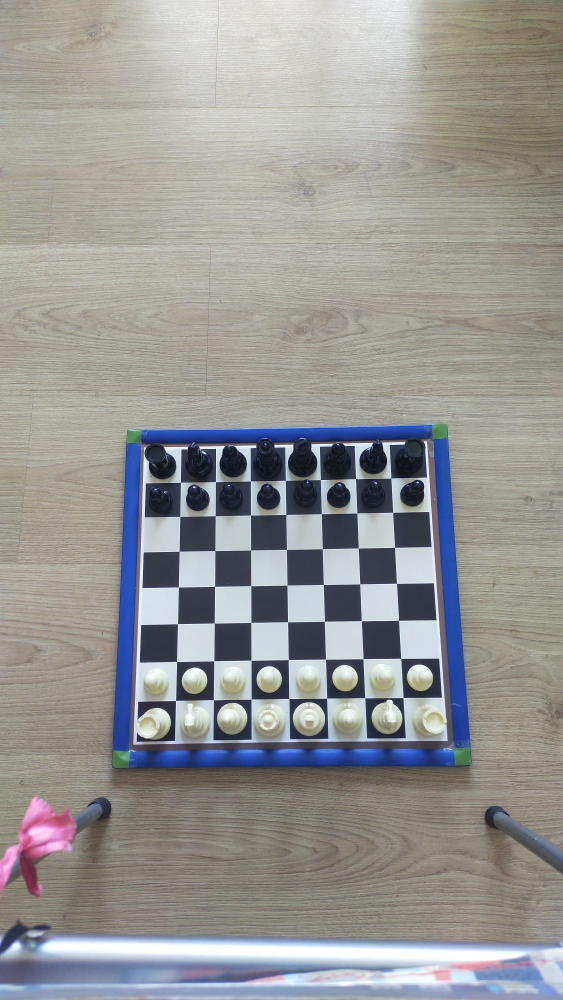
#> input picture VC/img/board1.jpeg, 1126 x 2000 px (shown at 1/2 size)
$ python -i crop_board.py   (imports and definitions only)
#> lines starting #> are read from the running program, lines starting #| are printed output that depends on the picture; after the words box and inside, x2 and y2 are one past the last pixel; in counts of white or black regions, pixels touching at a corner belong together
import cv2
import numpy as np
import matplotlib.pyplot as plt

# =============================================================================
# CONFIGURACIÓN
# =============================================================================

IMG_NAME = "img/board1.jpeg"  # Nombre de la imagen a procesar
GREEN_CORNERS_HSV = [[[35, 50, 50], [85, 255, 255]]]  # Rangos de color verde
MIN_CONTOUR_AREA = 0  # Área mínima para detección de esquinas
DEBUG_MODE = False  # Activar para mostrar imágenes de debug
MASK = GREEN_CORNERS_HSV

# =============================================================================
# FUNCIONES DE PROCESAMIENTO
# =============================================================================


def preprocess_image(img):
    """Aplica preprocesamiento a la imagen"""
    blurred = cv2.GaussianBlur(img, (7, 7), 0)
    hsv = cv2.cvtColor(blurred, cv2.COLOR_BGR2HSV)
    return hsv


def create_mask(hsv_img):
    """Crea máscara para detectar colores verdes"""
    lower_green = np.array(MASK[0][0])
    upper_green = np.array(MASK[0][1])

    mask = cv2.inRange(hsv_img, lower_green, upper_green)

    kernel = cv2.getStructuringElement(cv2.MORPH_ELLIPSE, (25,25))
    closed_mask = cv2.morphologyEx(mask, cv2.MORPH_CLOSE, kernel)
    final_mask = cv2.morphologyEx(closed_mask, cv2.MORPH_OPEN, kernel)

    return final_mask


def find_corners(img, mask):
    """Encuentra las esquinas verdes en la imagen"""
    contours, _ = cv2.findContours(mask, cv2.RETR_EXTERNAL, cv2.CHAIN_APPROX_SIMPLE)
    corners = []

    for cnt in contours:
        area = cv2.contourArea(cnt)
        if area > MIN_CONTOUR_AREA:
            perimeter = cv2.arcLength(cnt, True)
            circularity = 4 * np.pi * area / (perimeter**2) if perimeter > 0 else 0

            if circularity > 0.65:
                M = cv2.moments(cnt)
                if M["m00"] != 0:
                    cX = int(M["m10"] / M["m00"])
                    cY = int(M["m01"] / M["m00"])
                    corners.append([cX, cY])

    return np.array(corners, dtype=np.float32)


def order_corners(corners):
    """Ordena las esquinas en sentido horario"""
    if len(corners) < 4:
        return None

    center = np.mean(corners, axis=0)
    ordered = sorted(corners,
                   key=lambda p: (np.arctan2(p[1]-center[1], p[0]-center[0]) + 2*np.pi) % (2*np.pi))
    return np.array(ordered[:4], dtype=np.float32)


def transform_board(img, corners):
    """Aplica transformación de perspectiva al tablero"""
    side = max(img.shape[:2])
    dst_pts = np.array([[0,0], [side,0], [side,side], [0,side]], dtype=np.float32)
    M = cv2.getPerspectiveTransform(corners, dst_pts)
    warped = cv2.warpPerspective(img, M, (side, side))
    return warped


def crop_board(warped_img, margin_pct=0.05):
    """
    Recorta el área del tablero usando un margen porcentual igual en todos los bordes.
    :param warped_img: Imagen a recortar (numpy array)
    :param margin_pct: Margen a recortar en cada borde (porcentaje, por ejemplo 0.1 para 10%)
    :return: Imagen recortada
    """
    h, w = warped_img.shape[:2]

    # Calcula los píxeles a recortar según el porcentaje
    margin_y = int(h * margin_pct)
    margin_x = int(w * margin_pct)

    # Calcula los límites asegurando que no se salga de la imagen
    y1 = margin_y
    y2 = h - margin_y
    x1 = margin_x
    x2 = w - margin_x

    # Recorta la imagen
    return warped_img[y1:y2, x1:x2]


def divide_board(board_img):
    """Divide el tablero en casillas individuales"""
    h, w = board_img.shape[:2]
    cell_size = h // 8
    cells = []
    board_with_grid = board_img.copy()

    for row in range(8):
        for col in range(8):
            y1 = row * cell_size
            y2 = (row + 1) * cell_size
            x1 = col * cell_size
            x2 = (col + 1) * cell_size

            cv2.rectangle(board_with_grid, (x1, y1), (x2, y2), (0, 255, 0), 3)
            cell = board_img[y1:y2, x1:x2]
            cells.append(cell)

    return board_with_grid, cells


def crop_and_divide_board(img, margin_pct=0.08, debug=False):
    """
    Detecta el tablero, corrige perspectiva, recorta y divide en 64 casillas.
    :param img: Imagen de entrada (numpy array, BGR)
    :param margin_pct: Porcentaje de recorte en cada borde (ej: 0.08 para 8%)
    :param debug: Si True, muestra la primera casilla extraída
    :return: Lista de 64 imágenes (casillas)
    """
    hsv_img = preprocess_image(img)
    mask = create_mask(hsv_img)
    corners = find_corners(img, mask)
    ordered_corners = order_corners(corners)

    if ordered_corners is None:
        raise ValueError("No se detectaron suficientes esquinas verdes (se necesitan 4)")

    warped = transform_board(img, ordered_corners)
    board = crop_board(warped, margin_pct)
    _, cells = divide_board(board)

    if debug:
        plt.imshow(cv2.cvtColor(cells[0], cv2.COLOR_BGR2RGB))
        plt.title('Casilla 0')
        plt.axis('off')
        plt.show()

    return cells

# =============================================================================
# EJECUCIÓN PRINCIPAL
# =============================================================================


# Cargar imagen
# [75 lines not run here, left out]

>>> import cv2
>>> picture = cv2.imread('img/board1.jpeg')
#> picture is the input picture: shape (2000, 1126, 3); mean B, G, R 148.9, 150.8, 151.1
>>> result = crop_and_divide_board(picture)
#> in create_mask, `mask = cv2.inRange(hsv_img, lower_green, upper_green)`:
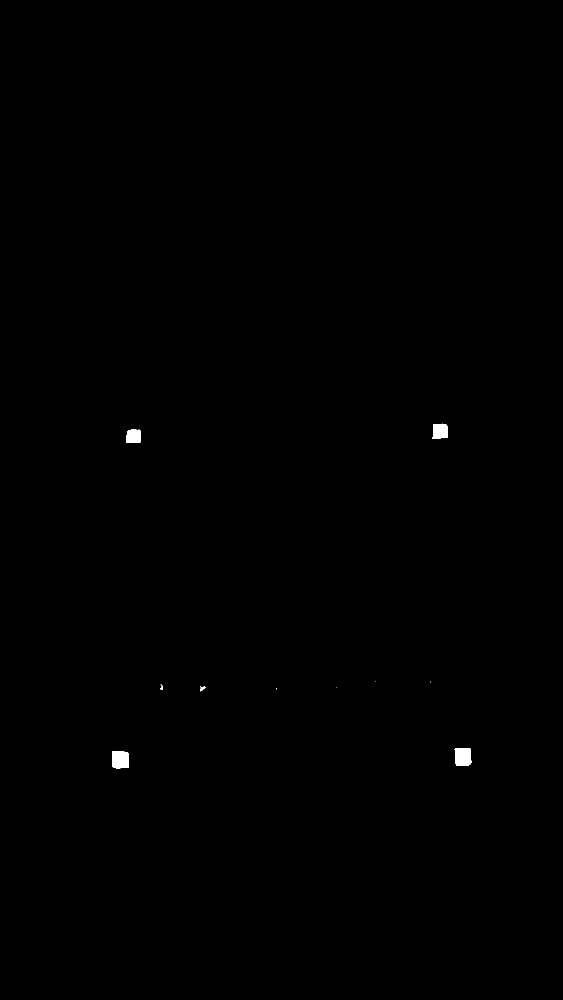
#> mask: shape (2000, 1126) (shown at 1/2 size); 0.17% white; 10 white regions (4 under 20 px), largest, box (x1, y1, x2, y2) and area: (224, 1502, 257, 1537) 1074, (909, 1497, 943, 1532) 1072, (865, 847, 896, 878) 850, (253, 859, 281, 886) 722, (400, 1372, 411, 1383) 55, (321, 1369, 326, 1380) 29
#> in find_corners, `contours, _ = cv2.findContours(mask, cv2.RETR_EXTERNAL, cv2.CHAIN_APPR..`: contours = 4 contours; box (x1, y1, x2, y2) and area: (224, 1503, 257, 1537) 891, (910, 1497, 942, 1531) 874, (866, 848, 896, 877) 660, (253, 859, 281, 886) 558
#> the loop in find_corners, `for cnt in contours:` made 4 passes
#> (area, perimeter, circularity, cX, cY) on passes 1 to 4: (891, 112.4, 0.886, 240, 1519), (874.5, 111, 0.892, 925, 1513), (557.5, 89.01, 0.884, 266, 872), (660, 96.43, 0.892, 880, 861)
#> after the loop in find_corners, `for cnt in contours:`: corners = [[240, 1519], [925, 1513], [266, 872], [880, 861]]
#> in order_corners, `center = np.mean(corners, axis=0)`: center = [577.8, 1191.2]
#> in order_corners, `ordered = sorted(corners, key=lambda p: (np.arctan2(p[1]-center[1], p[..`: ordered = [[925, 1513], [240, 1519], [266, 872], [880, 861]]
#> in transform_board, `M = cv2.getPerspectiveTransform(corners, dst_pts)`: M = [[-3.87, 0.267, 3178.5], [-0.0322, -3.68, 5600.4], [2.07e-05, 0.000212, 1]]
#> in transform_board, `warped = cv2.warpPerspective(img, M, (side, side))`:
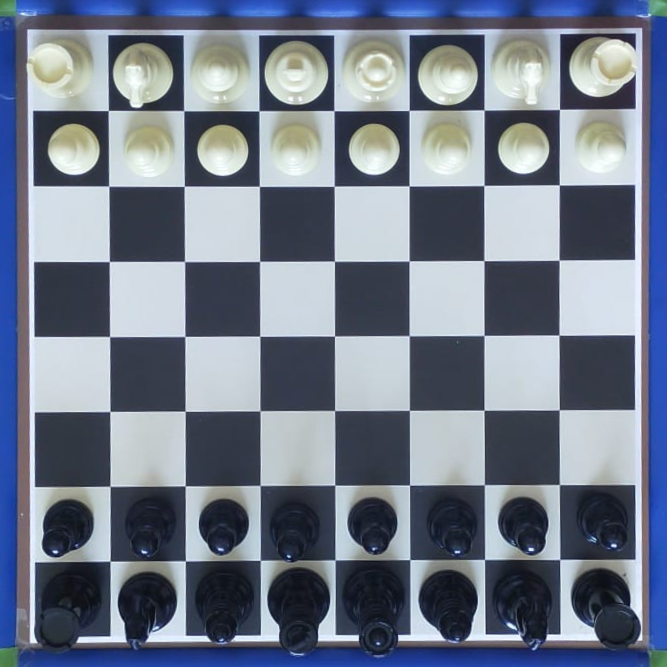
#> warped: shape (2000, 2000, 3) (shown at 1/3 size); mean B, G, R 138.7, 122.7, 113.6
#> in crop_board, `return warped_img[y1:y2, x1:x2]`:
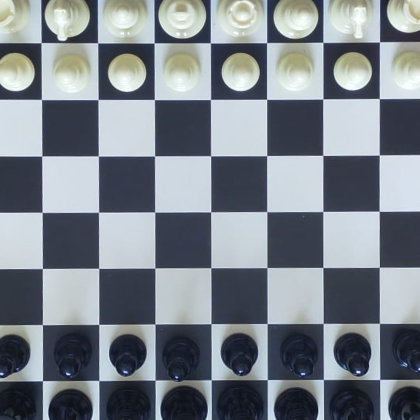
#> returned value: shape (1680, 1680, 3) (shown at 1/4 size); mean of channels 0, 1, 2 138.1, 130.5, 123.3; drawn as B, G, R
#> after the loop in divide_board, `for row in range(8):`:
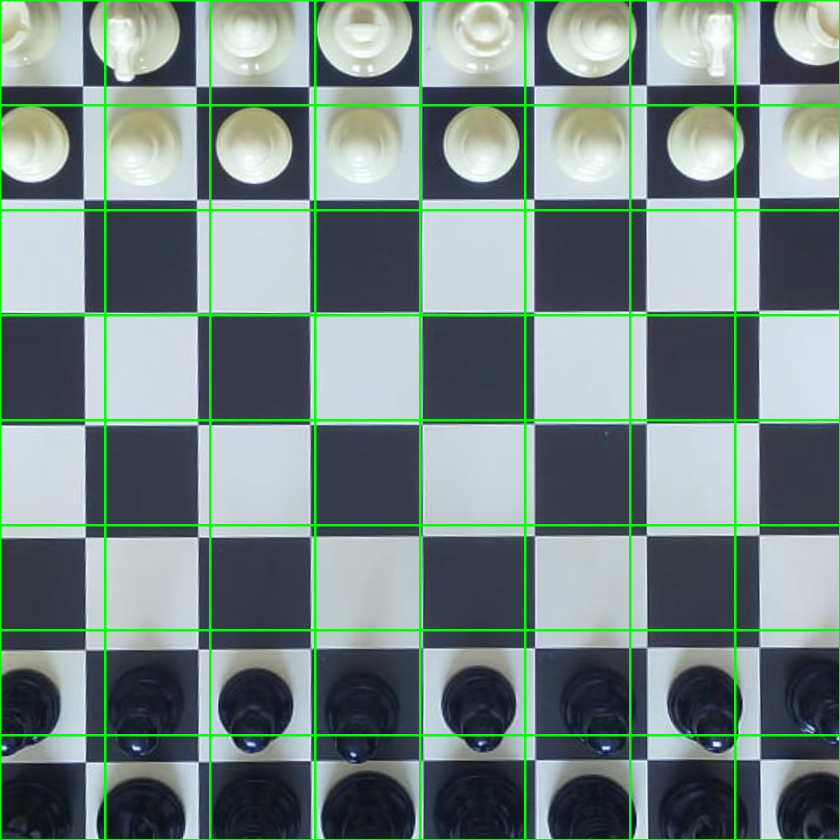
#> board_with_grid: shape (1680, 1680, 3) (shown at 1/2 size); 4.71% of pixels changed, all inside (x1, y1, x2, y2) = (0, 0, 1680, 1680)
#> after the loop in divide_board, `for row in range(8):`: cells = 64 items
#> result = 64 items

$ run again, on VC/img/board10.jpeg
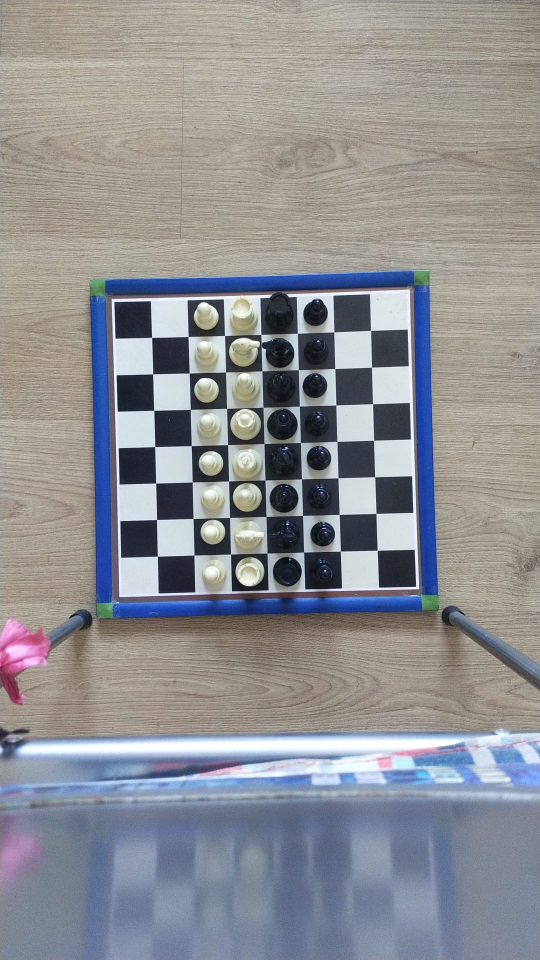
#> input picture VC/img/board10.jpeg, 1080 x 1920 px (shown at 1/2 size)
#> picture is the input picture: shape (1920, 1080, 3); mean B, G, R 148.1, 143.9, 142.9
#> hsv: shape (1920, 1080, 3); mean H, S, V 59.7, 45.9, 158.9
#> in create_mask, `mask = cv2.inRange(hsv_img, lower_green, upper_green)`:
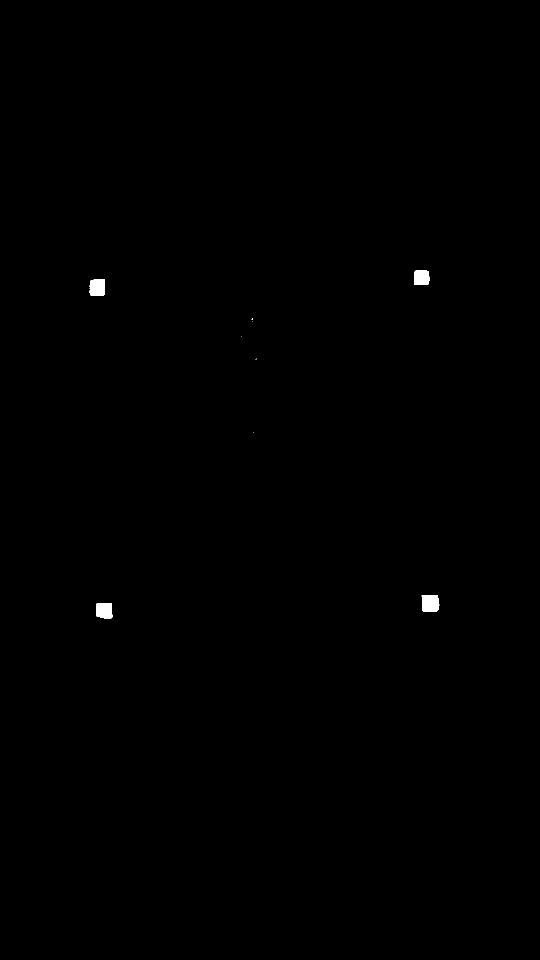
#> mask: shape (1920, 1080) (shown at 1/2 size); 0.18% white; 9 white regions (5 under 20 px), largest, box (x1, y1, x2, y2) and area: (843, 1190, 879, 1224) 1078, (179, 558, 210, 591) 953, (193, 1206, 225, 1237) 906, (828, 541, 859, 570) 829
#> closed_mask: shape (1920, 1080); 0.18% white; 8 white regions (4 under 20 px), largest, box (x1, y1, x2, y2) and area: (843, 1190, 879, 1224) 1079, (179, 558, 210, 591) 959, (193, 1206, 225, 1237) 907, (828, 541, 859, 570) 829
#> final_mask: shape (1920, 1080); 0.16% white; 4 white regions
#> contours = 4 contours; box (x1, y1, x2, y2) and area: (844, 1191, 878, 1224) 906, (179, 559, 210, 591) 784, (193, 1207, 224, 1237) 724, (829, 541, 859, 570) 650
#> the loop in find_corners, `for cnt in contours:` made 4 passes
#> (area, perimeter, circularity, cX, cY) on passes 1 to 4: (723.5, 101, 0.891, 208, 1221), (906.5, 113, 0.892, 860, 1206), (784.5, 105, 0.894, 194, 574), (650, 96.43, 0.878, 843, 554)
#> after the loop in find_corners, `for cnt in contours:`: corners = [[208, 1221], [860, 1206], [194, 574], [843, 554]]
#> center = [526.2, 888.8]
#> ordered = [[860, 1206], [208, 1221], [194, 574], [843, 554]]
#> M = [[-2.97, 0.0776, 2464.4], [-0.0687, -2.98, 3658.2], [1.23e-05, 6.6e-06, 1]]
#> after the loop in divide_board, `for row in range(8):`:
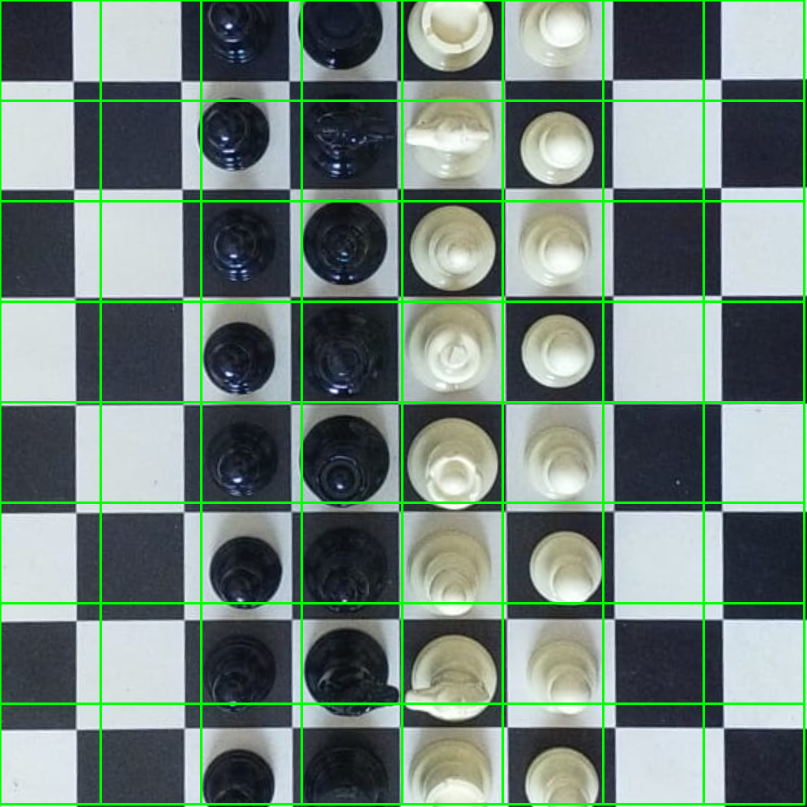
#> board_with_grid: shape (1614, 1614, 3) (shown at 1/2 size); mean B, G, R 122, 131.5, 112.5
#> after the loop in divide_board, `for row in range(8):`: cells = 64 items

$ run again, on VC/img/board11.jpeg
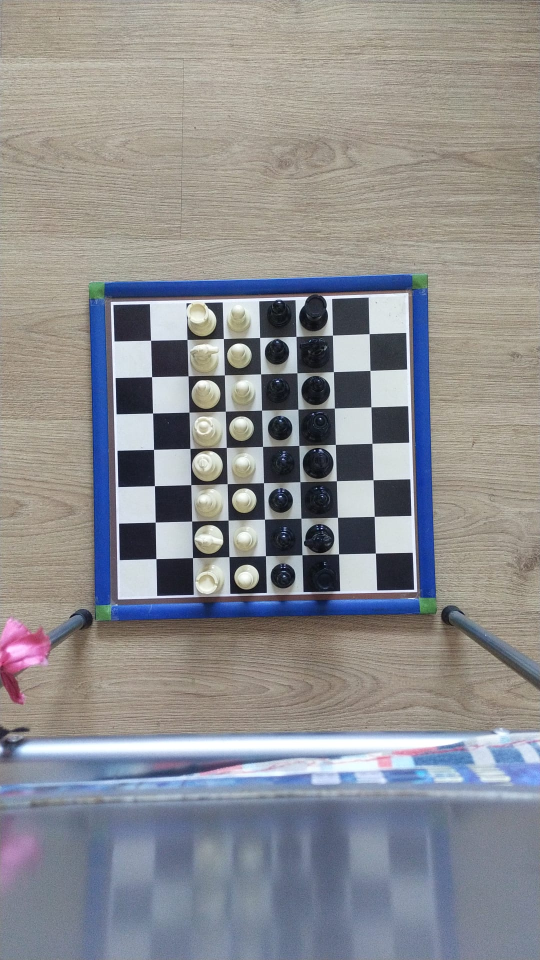
#> input picture VC/img/board11.jpeg, 1080 x 1920 px (shown at 1/2 size)
#> picture is the input picture: shape (1920, 1080, 3); mean B, G, R 144, 141.5, 141.5
#> hsv: shape (1920, 1080, 3); mean H, S, V 60, 46.6, 156.1
#> in create_mask, `mask = cv2.inRange(hsv_img, lower_green, upper_green)`:
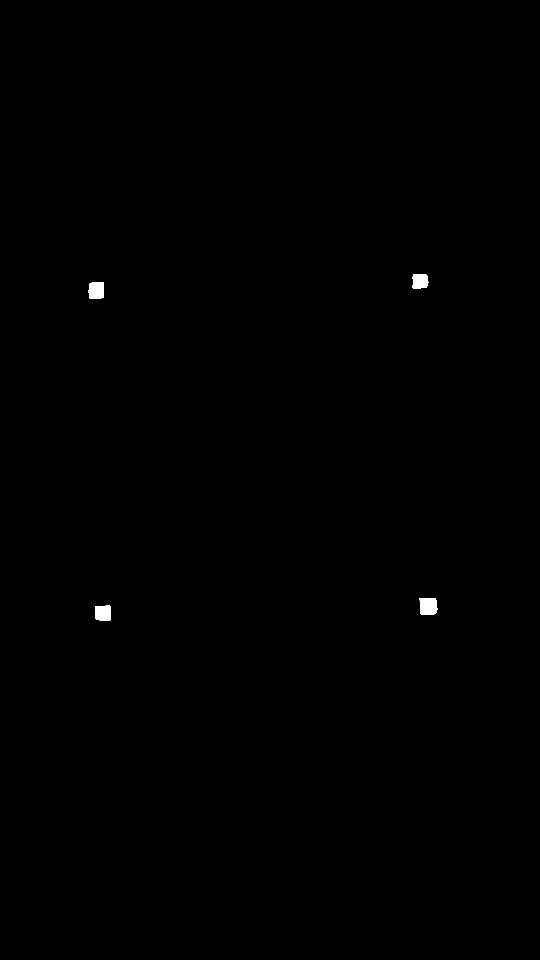
#> mask: shape (1920, 1080) (shown at 1/2 size); 0.18% white; 4 white regions, box (x1, y1, x2, y2) and area: (839, 1196, 875, 1230) 1076, (177, 564, 208, 597) 963, (190, 1211, 222, 1242) 908, (825, 548, 857, 577) 842
#> final_mask: shape (1920, 1080); 0.16% white; 4 white regions
#> contours = 4 contours; box (x1, y1, x2, y2) and area: (840, 1197, 874, 1229) 878, (178, 564, 208, 597) 784, (190, 1212, 221, 1242) 726, (826, 548, 856, 577) 660
#> the loop in find_corners, `for cnt in contours:` made 4 passes
#> (area, perimeter, circularity, cX, cY) on passes 1 to 4: (725.5, 101, 0.894, 205, 1226), (877.5, 111, 0.895, 856, 1212), (783.5, 105, 0.893, 192, 580), (660, 96.43, 0.892, 840, 561)
#> after the loop in find_corners, `for cnt in contours:`: corners = [[205, 1226], [856, 1212], [192, 580], [840, 561]]
#> center = [523.2, 894.8]
#> ordered = [[856, 1212], [205, 1226], [192, 580], [840, 561]]
#> M = [[-2.98, 0.0732, 2461.5], [-0.0643, -2.99, 3678.2], [1.24e-05, 6.66e-06, 1]]
#> after the loop in divide_board, `for row in range(8):`:
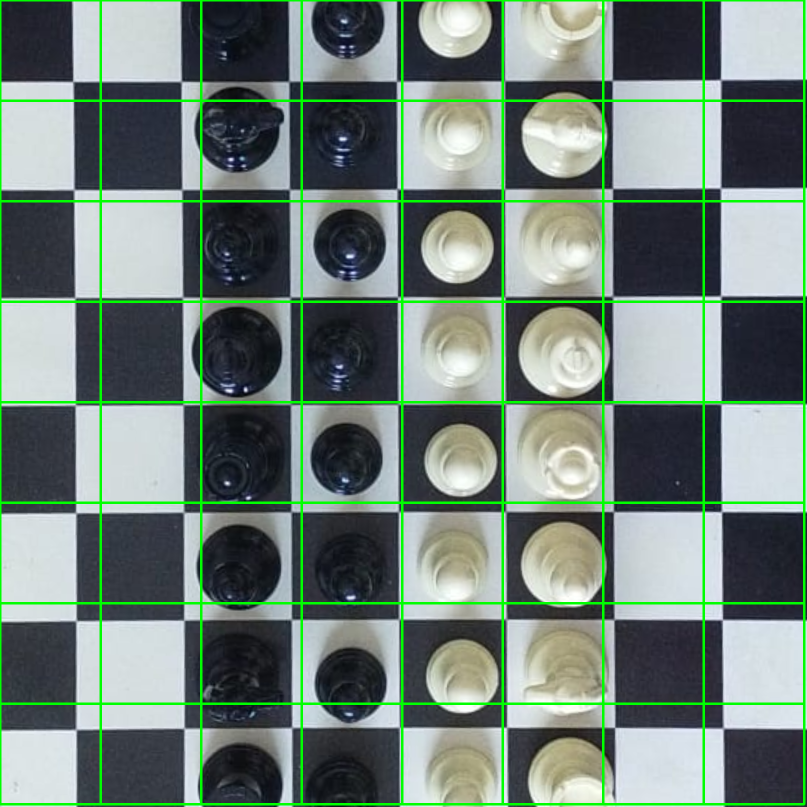
#> board_with_grid: shape (1614, 1614, 3) (shown at 1/2 size); mean B, G, R 120, 129.9, 112.2
#> after the loop in divide_board, `for row in range(8):`: cells = 64 items
